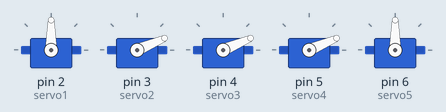
The sketch below on a simulated Arduino Uno, built with avr-gcc and run on an emulated ATmega328P. Parts: 5 × servo.

Above: at 0.05 s.
At 0.75 s:
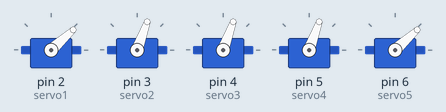
At 1.5 s:
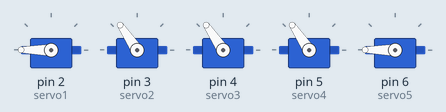
At 3.0 s:
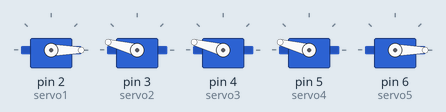
At 4.5 s:
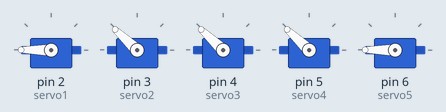
At 6.0 s:
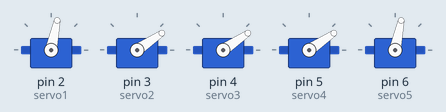
Timing chart, 0 to 9.3 s (numbered marks = the images above):
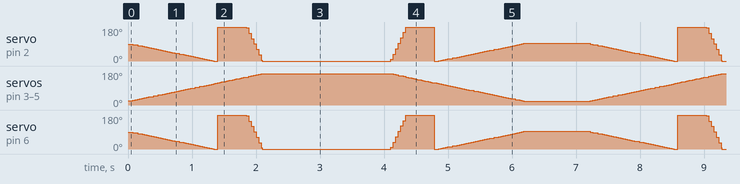

Measured:
- by itself, servo on pin 2 (servo1), servo on pin 6 (servo5): moves between 0° and 180°, repeating every 7.2 s

The sketch:

servotimer2.ino
```cpp
#include <ServoTimer2.h>


//#include"ServoTimer2.h"
ServoTimer2 servo1,servo2,servo3,servo4,servo5;
int i,j;
void setup()
{
servo1.attach(2);
servo2.attach(3);
servo3.attach(4);
servo4.attach(5);
servo5.attach(6);
}
void loop()
{
//  servo1.write(750);
//    servo2.write(2250);
//    servo3.write(2250);
//    servo4.write(2250);
//    servo5.write(750);

  for (i=750;i<=2250;i++){
    j = 2250-i;
    servo1.write(j);
    servo2.write(i);
    servo3.write(i);
    servo4.write(i);
    servo5.write(j);
    delayMicroseconds(1000);
  }
  delay(2000);

  for(i=2250;i>=750;i--){
    j=2250-i;
    servo1.write(j);
    servo2.write(i);
    servo3.write(i);
    servo4.write(i);
    servo5.write(j);
    delayMicroseconds(1000);
  }
  delay(1000);
}
```
